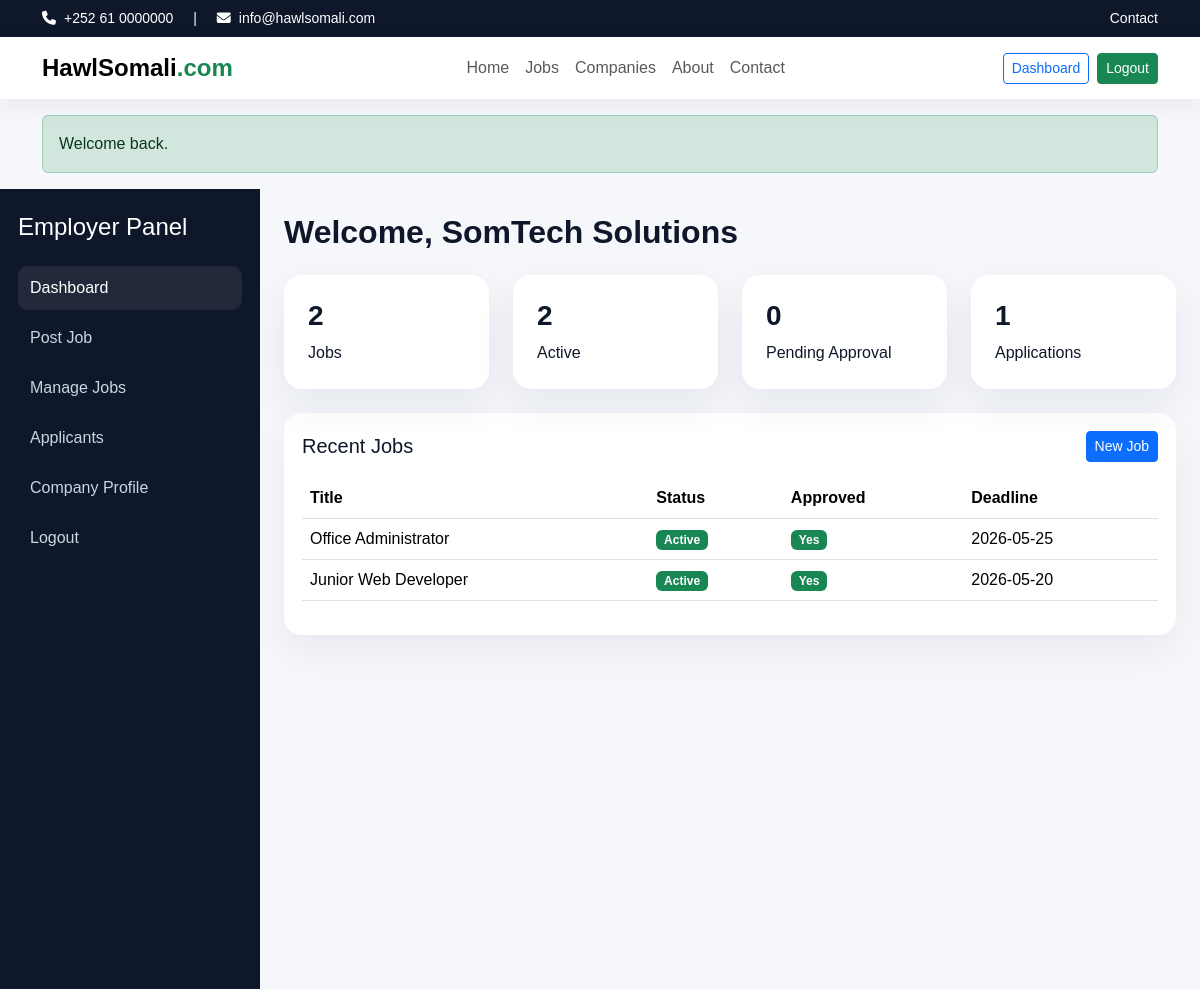
Page /employer/dashboard.php (signed in) on the committed database.
### tables this page shows
CREATE TABLE jobs (
  id INT AUTO_INCREMENT PRIMARY KEY,
  employer_id INT NOT NULL,
  category_id INT NOT NULL,
  location_id INT NOT NULL,
  title VARCHAR(180) NOT NULL,
  job_type VARCHAR(50) NOT NULL DEFAULT 'Full Time',
  salary_min DECIMAL(10,2) NOT NULL DEFAULT 0.00,
  salary_max DECIMAL(10,2) NOT NULL DEFAULT 0.00,
  experience_level VARCHAR(100) DEFAULT NULL,
  education_level VARCHAR(100) DEFAULT NULL,
  vacancy_count INT NOT NULL DEFAULT 1,
  deadline DATE DEFAULT NULL,
  description TEXT,
  requirements TEXT,
  responsibilities TEXT,
  status VARCHAR(20) NOT NULL DEFAULT 'active',
  is_approved TINYINT(1) NOT NULL DEFAULT 0,
  is_featured TINYINT(1) NOT NULL DEFAULT 0,
  created_at DATETIME DEFAULT CURRENT_TIMESTAMP,
  CONSTRAINT fk_jobs_employer FOREIGN KEY (employer_id) REFERENCES employers(id) ON DELETE CASCADE,
  CONSTRAINT fk_jobs_category FOREIGN KEY (category_id) REFERENCES categories(id),
  CONSTRAINT fk_jobs_location FOREIGN KEY (location_id) REFERENCES locations(id)
);

### employer/dashboard.php (the view, shortened to what this page needs)
<?php
require_once __DIR__ . '/../config/db.php'; require_once __DIR__ . '/../includes/functions.php'; require_login('employer');
$employerId = $_SESSION['user_id'];
$stats = [
 'jobs' => (int)$pdo->query("SELECT COUNT(*) FROM jobs WHERE employer_id={$employerId}")->fetchColumn(),
 'active' => (int)$pdo->query("SELECT COUNT(*) FROM jobs WHERE employer_id={$employerId} AND status='active'")->fetchColumn(),
 'pending_approval' => (int)$pdo->query("SELECT COUNT(*) FROM jobs WHERE employer_id={$employerId} AND is_approved=0")->fetchColumn(),
 'applications' => (int)$pdo->query("SELECT COUNT(*) FROM applications a JOIN jobs j ON a.job_id=j.id WHERE j.employer_id={$employerId}")->fetchColumn()
];
$recentJobs = $pdo->query("SELECT * FROM jobs WHERE employer_id={$employerId} ORDER BY id DESC LIMIT 8")->fetchAll();
include __DIR__ . '/../includes/header.php'; include __DIR__ . '/../includes/navbar.php';
?>
<div class="dashboard-layout">
 <div class="dashboard-sidebar">
  <h4 class="mb-4">Employer Panel</h4>
  <a class="<?= nav_active('/employer/dashboard.php') ?>" href="<?= BASE_URL ?>/employer/dashboard.php">Dashboard</a>
  <a class="<?= nav_active('/employer/post-job.php') ?>" href="<?= BASE_URL ?>/employer/post-job.php">Post Job</a>
  <a class="<?= nav_active('/employer/manage-jobs.php') ?>" href="<?= BASE_URL ?>/employer/manage-jobs.php">Manage Jobs</a>
  <a class="<?= nav_active('/employer/applicants.php') ?>" href="<?= BASE_URL ?>/employer/applicants.php">Applicants</a>
  <a class="<?= nav_active('/employer/profile.php') ?>" href="<?= BASE_URL ?>/employer/profile.php">Company Profile</a>
  <a href="<?= BASE_URL ?>/auth/logout.php">Logout</a>
 </div>
 <div class="dashboard-main">
  <h2 class="section-title mb-4">Welcome, <?= e($_SESSION['user_name']) ?></h2>
  <div class="row g-4 mb-4">
   <?php foreach($stats as $label=>$value): ?><div class="col-md-3"><div class="metric-card p-4"><h3><?= $value ?></h3><p class="mb-0 text-capitalize"><?= str_replace('_',' ',$label) ?></p></div></div><?php endforeach; ?>
  </div>
  <div class="table-card">
    <div class="d-flex justify-content-between align-items-center mb-3"><h5 class="mb-0">Recent Jobs</h5><a href="<?= BASE_URL ?>/employer/post-job.php" class="btn btn-sm btn-primary">New Job</a></div>
    <div class="table-responsive">
      <table class="table align-middle">
        <thead><tr><th>Title</th><th>Status</th><th>Approved</th><th>Deadline</th></tr></thead>
        <tbody>
          <?php foreach($recentJobs as $job): ?>
            <tr><td><?= e($job['title']) ?></td><td><?= app_status_badge($job['status']) ?></td><td><?= $job['is_approved'] ? '<span class="badge bg-success">Yes</span>' : '<span class="badge bg-warning">No</span>' ?></td><td><?= e($job['deadline']) ?></td></tr>
          <?php endforeach; ?>
        </tbody>
      </table>
    </div>
  </div>
 </div>
</div>

### includes/functions.php (shortened to what this page needs)
<?php
function e($value) {
    return htmlspecialchars((string)$value, ENT_QUOTES, 'UTF-8');
}
function app_status_badge($status) {
    $map = [
        'pending' => 'warning',
        'shortlisted' => 'info',
        'accepted' => 'success',
        'rejected' => 'danger',
        'draft' => 'secondary',
        'active' => 'success',
        'closed' => 'dark'
    ];
    $class = $map[$status] ?? 'secondary';
    return '<span class="badge bg-' . $class . '">' . e(ucfirst($status)) . '</span>';
}
function nav_active($needle) {
    $uri = $_SERVER['REQUEST_URI'] ?? '';
    return str_contains($uri, $needle) ? 'active' : '';
}
?>

### assets/css/style.css (style rules this page uses)
:root { --primary:#1d4ed8; --secondary:#0f172a; --accent:#16a34a; --soft:#f8fafc; --muted:#64748b; }
body { font-family:Arial,Helvetica,sans-serif;background:#f5f7fb;color:#0f172a; }
.hero-card,.search-card,.metric-card,.job-card,.feature-card,.content-card,.sidebar-card { background:#fff;border-radius:18px;box-shadow:0 16px 40px rgba(15,23,42,.07); }
.metric-card h3 { font-weight:700; }
.section-title { font-weight:800; }
.dashboard-layout { display:flex;min-height:100vh;background:#f5f7fb; }
.dashboard-sidebar { width:260px;background:#0f172a;color:#fff;padding:24px 18px;position:sticky;top:0;height:100vh;overflow:auto; }
.dashboard-sidebar a { display:block;color:#cbd5e1;text-decoration:none;padding:10px 12px;border-radius:10px;margin-bottom:6px; }
.dashboard-sidebar a.active,.dashboard-sidebar a:hover { background:rgba(255,255,255,.08);color:#fff; }
.dashboard-main { flex:1;padding:24px; }
.table-card { background:#fff;border-radius:18px;padding:18px;box-shadow:0 16px 40px rgba(15,23,42,.06); }

### rows in the picture
jobs: id "2", is_featured "0", title "Office Administrator", status "Active", is_approved "Yes", deadline "2026-05-25"
jobs: title "Junior Web Developer", status "Active", is_approved "Yes", deadline "2026-05-20"

### other values in the picture
$msg "Welcome back."
$_SESSION['user_name'] "SomTech Solutions"
str_replace('_',' ',$label) "Jobs"
str_replace('_',' ',$label) "Active"
str_replace('_',' ',$label) "Pending Approval"
$value "1"
str_replace('_',' ',$label) "Applications"
